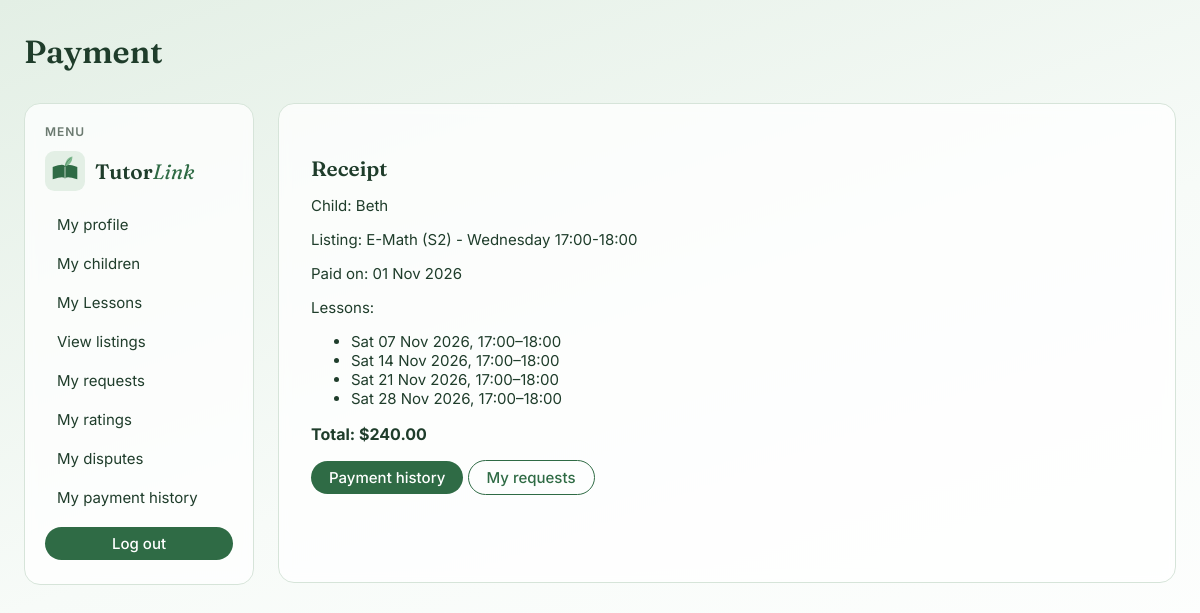
/payments/payment-success-view/2/ (signed in), run on the app's committed database.
### enrolments/models.py (models this page shows, shortened)
class Package(models.Model):
    STATUS_CHOICES = [
        ("ACTIVE", "Active"),
        ("COMPLETED", "Completed"),
        ("CANCELLED", "Cancelled"),
    ]
    enrolment_request = models.OneToOneField(
        EnrolmentRequest, on_delete=models.RESTRICT, related_name="package"
    )
    start_date = models.DateField()
    end_date = models.DateField()
    lesson_count = models.PositiveIntegerField(default=4)
    total_price = models.DecimalField(max_digits=6, decimal_places=2)
    status = models.CharField(max_length=9, choices=STATUS_CHOICES, default="ACTIVE")
    renewal_of = models.ForeignKey(
        "self",
        on_delete=models.SET_NULL,
        null=True,
        blank=True,
        related_name="renewals",
    )
    created_at = models.DateTimeField(auto_now_add=True)
    class Meta:
        constraints = [
            models.CheckConstraint(
                condition=models.Q(end_date__gte=models.F("start_date")),
                name="package_end_date_greater_than_or_equal_to_start_date",
            ),
            models.CheckConstraint(
                condition=models.Q(lesson_count__gt=0),
                name="package_lesson_count_greater_than_0",
            ),
            models.CheckConstraint(
                condition=models.Q(total_price__gt=0),
                name="package_total_price_greater_than_0",
            ),
        ]

class EnrolmentRequest(models.Model):
    STATUS_CHOICES = [
        ("PENDING", "Pending"),
        ("ACCEPTED", "Accepted"),
        ("DECLINED", "Declined"),
        ("WITHDRAWN", "Withdrawn"),
        ("PAID", "Paid"),
        ("EXPIRED", "Expired"),
    ]
    child = models.ForeignKey(
        Child, on_delete=models.RESTRICT, related_name="enrolment_requests"
    )
    listing = models.ForeignKey(
        Listing, on_delete=models.RESTRICT, related_name="enrolment_requests"
    )
    start_date = models.DateField()
    message = models.TextField(blank=True)  # optional
    status = models.CharField(max_length=9, choices=STATUS_CHOICES, default="PENDING")
    created_at = models.DateTimeField(auto_now_add=True)
    decided_at = models.DateTimeField(null=True, blank=True)  # empty until it happens
    pay_by = models.DateTimeField(null=True, blank=True)  # empty until accepted
    withdraw_reason = models.TextField(blank=True)  # optional
    decline_reason = models.TextField(blank=True)  # optional

class Lesson(models.Model):
    STATUS_CHOICES = [
        ("SCHEDULED", "Scheduled"),
        ("COMPLETED", "Completed"),
        ("CANCELLED", "Cancelled"),
        ("RESCHEDULED", "Rescheduled"),
    ]
    package = models.ForeignKey(
        Package,
        related_name="lessons",
        on_delete=models.RESTRICT,
    )
    date = models.DateField()
    start_time = models.TimeField()
    end_time = models.TimeField()
    status = models.CharField(
        max_length=11, choices=STATUS_CHOICES, default="SCHEDULED"
    )
    completed_at = models.DateTimeField(null=True, blank=True)
    price = models.DecimalField(max_digits=6, decimal_places=2)
    commission = models.DecimalField(max_digits=6, decimal_places=2)
    tutor_amount = models.DecimalField(max_digits=6, decimal_places=2)
    class Meta:
        ordering = ["date", "start_time"]
        constraints = [
            models.CheckConstraint(
                condition=models.Q(end_time__gt=models.F("start_time")),
                name="lesson_end_time_greater_than_start_time",
            ),
            models.CheckConstraint(
                condition=models.Q(price__gt=0),
                name="lesson_price_greater_than_0",
            ),
            models.CheckConstraint(
                condition=models.Q(
                    price=models.F("commission") + models.F("tutor_amount")
                ),
                name="lesson_commission_and_tutor_amount_equals_price",
            ),
        ]

### accounts/models.py (models this page shows)
class Child(models.Model):
    parent = models.ForeignKey(User, on_delete=models.CASCADE)
    first_name = models.CharField(max_length=50)
    last_name = models.CharField(max_length=50)
    level = models.CharField(max_length=3, choices=LEVEL_CHOICES)
    def __str__(self):
        return f"{self.first_name}"

### listings/models.py (models this page shows, shortened)
class Listing(models.Model):
    SUBJECT_CHOICES = [
        ("ENGLISH", "English"),
        ("CHINESE", "Chinese"),
        ("MALAY", "Malay"),
        ("TAMIL", "Tamil"),
        ("MATH", "Mathematics"),
        ("E_MATH", "E-Math"),
        ("A_MATH", "A-Math"),
        ("H2_MATH", "H2 Math"),
        ("SCIENCE", "Science"),
        ("PHYSICS", "Physics"),
        ("CHEMISTRY", "Chemistry"),
        ("BIOLOGY", "Biology"),
        ("ECONOMICS", "Economics"),
        ("GEOGRAPHY", "Geography"),
        ("HISTORY", "History"),
        ("LITERATURE", "Literature"),
    ]
    WEEKDAY_CHOICES = [
        (0, "Monday"),
        (1, "Tuesday"),
        (2, "Wednesday"),
        (3, "Thursday"),
        (4, "Friday"),
        (5, "Saturday"),
        (6, "Sunday"),
    ]
    MODE_CHOICES = [
        ("IN_PERSON", "In person"),
        ("ONLINE", "Online"),
        ("HYBRID", "Hybrid")
    ]
    STATUS_CHOICES = [
        ("OPEN", "Open"),
        ("RESERVED", "Reserved"),
        ("FILLED", "Filled"),
        ("CLOSED", "Closed"),
    ]
    tutor = models.ForeignKey(
        TutorProfile, on_delete=models.CASCADE, related_name="listings"
    )
    subject = models.CharField(max_length=10, choices=SUBJECT_CHOICES)
    level = models.CharField(max_length=5, choices=LEVEL_CHOICES)
    weekday = models.PositiveSmallIntegerField(choices=WEEKDAY_CHOICES)
    start_time = models.TimeField()
    end_time = models.TimeField()
    mode = models.CharField(max_length=9, choices=MODE_CHOICES)
    rate_per_hour = models.DecimalField(max_digits=5, decimal_places=2)
    status = models.CharField(max_length=8, choices=STATUS_CHOICES, default="OPEN")
    created_at = models.DateTimeField(auto_now_add=True)
    class Meta:
        constraints = [
            models.CheckConstraint(
                condition=models.Q(rate_per_hour__gt=0),
                name="listing_rate_per_hour_greater_than_zero",
            ),
            models.CheckConstraint(
                condition=models.Q(end_time__gt=models.F("start_time")),
                name="listing_end_after_start",
            ),
        ]
    def __str__(self):
        return f"{self.get_subject_display()} ({self.level}) - {self.get_weekday_display()} {self.start_time:%H:%M}-{self.end_time:%H:%M}"

### payments/views.py (the view)
# urls.py: path("payment-success-view/<int:pk>/", payment_success_view, name="payment_success_view"),
@login_required
def payment_success_view(request, pk):
    if request.user.role != "PARENT":
        return redirect("index")
    package = get_object_or_404(
        Package, pk=pk, enrolment_request__child__parent=request.user
    )
    return render(request, "payments/payment_success_view.html", {"package": package})

### payments/templates/payments/payment_success_view.html (shortened to what this page needs)
{% extends 'base.html' %}
{% block header %}
Payment
{% endblock %}
{% block content %}
<h2>Receipt</h2>
<p>Child: {{ package.enrolment_request.child }}</p>
<p>Listing: {{ package.enrolment_request.listing }}</p>
<p>Paid on: {{ package.created_at|date:"d M Y" }}</p>
<p>Lessons:</p>
<ul>
    {% for lesson in package.lessons.all %}
    <li>{{ lesson.date|date:"D d M Y" }}, {{ lesson.start_time|time:"H:i" }}–{{ lesson.end_time|time:"H:i" }}</li>
    {% endfor %}
</ul>
<p class="total">Total: ${{ package.total_price }}</p>
<a href="{% url 'parent_payment_history_view' %}" class="btn">Payment history</a>
<a href="{% url 'parent_my_requests_view' %}" class="btn btn-outline">My requests</a>
{% endblock %}

### static/css/style.css (style rules this page uses)
:root { --green-dark: #2f6b45; --green-leaf: #7fb98f; --green-pale: #e3efe5; --ink: #1f3d2b; --muted: #6b7a70; --card: rgba(255, 255, 255, 0.75); --line: #d6e4d9; --danger: #b5523b; --radius: 16px; }
* { box-sizing: border-box; }
body { margin: 0; min-height: 100vh; font-family: 'Inter', system-ui, sans-serif; font-size: 15px; color: var(--ink); background: linear-gradient(160deg, var(--green-pale) 0%, #f7fbf8 50%, #ffffff 100%); background-attachment: fixed; }
h1, h2, h3 { font-family: 'Fraunces', Georgia, serif; font-weight: 600; color: var(--ink); }
h2 { font-size: 1.3rem; margin: 28px 0 12px; }
a { color: var(--green-dark); text-decoration: none; }
.total { font-size: medium; font-weight: bold; }
button, input[type="submit"], .btn { display: inline-block; font: inherit; font-weight: 500; padding: 7px 18px; border: none; border-radius: 999px; background: var(--green-dark); color: white; cursor: pointer; }
.btn-outline { background: transparent; color: var(--green-dark); border: 1px solid var(--green-dark); }

### data on the page
Package: enrolment_request.child "Beth", enrolment_request.listing "E-Math (S2) - Wednesday 17:00-18:00", created_at "01 Nov 2026", total_price "240.00"
Lesson: date "Sat 07 Nov 2026", start_time "17:00", end_time "18:00"
Lesson: date "Sat 14 Nov 2026", start_time "17:00", end_time "18:00"
Lesson: date "Sat 21 Nov 2026", start_time "17:00", end_time "18:00"
Lesson: date "Sat 28 Nov 2026", start_time "17:00", end_time "18:00"
